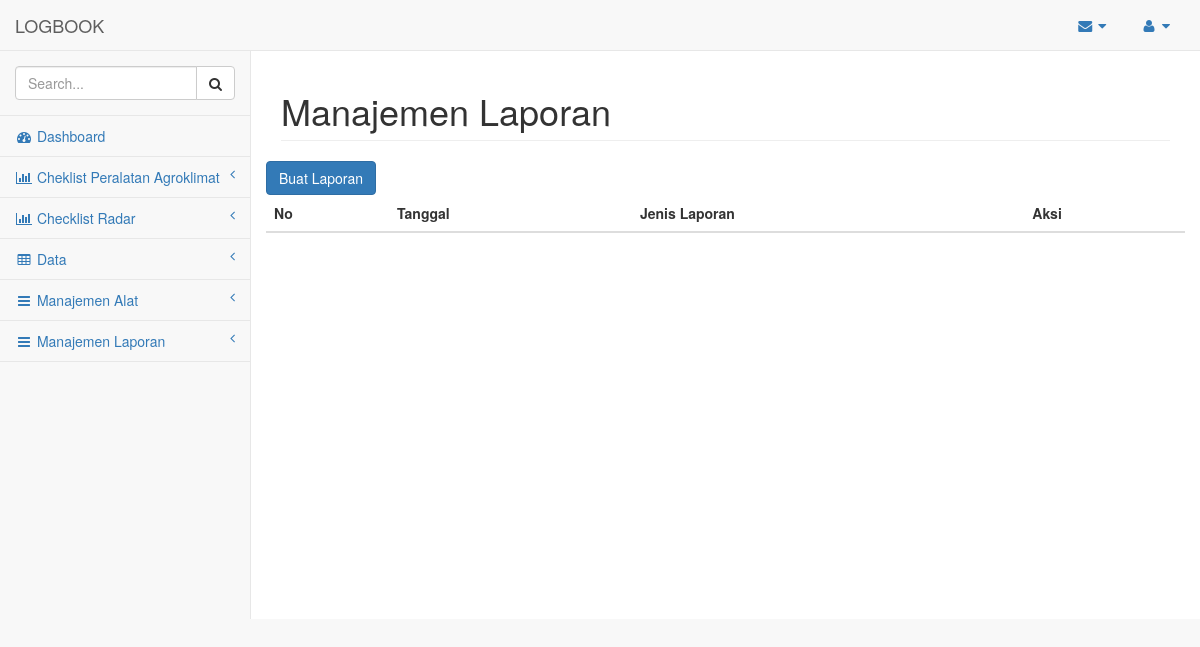
/index.php/admin/view/laporan, run on an earlier commit of the app's database.
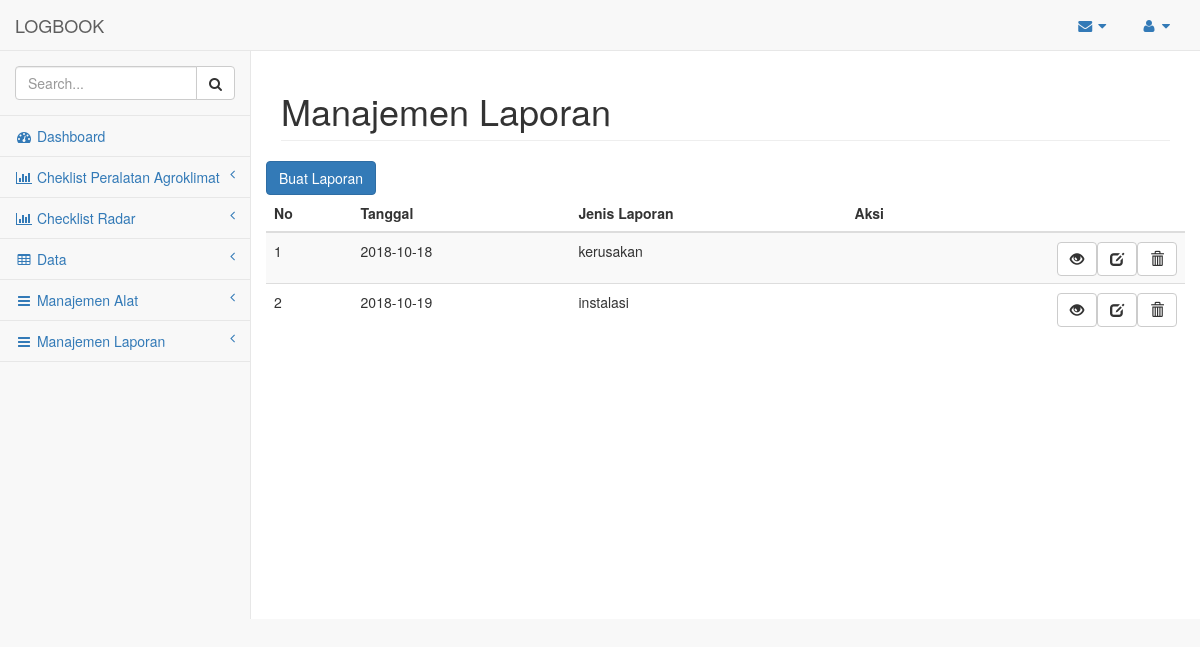
And on a later commit of the database.
### tables this page shows
CREATE TABLE `laporan` (
  `id` int(10) NOT NULL,
  `tanggal` date NOT NULL,
  `jenis_laporan` varchar(255) NOT NULL,
  `nama_alat` varchar(255) NOT NULL,
  `lokasi` varchar(255) NOT NULL,
  `permasalahan` text NOT NULL,
  `tindakan` text NOT NULL,
  `hasil` text NOT NULL
);

### application/controllers/Admin.php (called while the page is built, shortened)
<?php
class Admin extends CI_Controller {
	public function __construct(){
        $this->load->model('m_logbook');
        $this->load->helper('url');
        $this->load->library('session');
    }
	public function view($data){
		$kategori = "kategori";
		$alat = "alat";
		$radar = "radar";
		$kategoriradar = "kategoriradar";
		$data1['kategori'] = $this->m_logbook->get($kategori);
		$data1['alat'] = $this->m_logbook->get($alat);
		$data1['kategorialat'] = $this->m_logbook->getKategoriAlat();
		$data1['kategoriradar'] = $this->m_logbook->get($kategoriradar);
		$data1['radar'] = $this->m_logbook->get($radar);
		$data1['kategori_radar'] = $this->m_logbook->getKategoriRadar();
		$data1['laporan'] = $this->m_logbook->get('laporan');
		$data1['data'] = $this->m_logbook->operasijoin2();
		$data1['tanggal'] = $this->m_logbook->grup_tanggal();
		$this->load->view('admin/header');
		$this->load->view('admin/view/'.$data, $data1);
		$this->load->view('admin/footer');
	}
}

### index.php (called while the page is built, shortened)
<?php
require_once BASEPATH.'core/CodeIgniter.php';

### application/models/M_logbook.php (called while the page is built, shortened)
<?php if ( ! defined('BASEPATH')) exit('No direct script access allowed');
	class M_logbook extends CI_Model{
		function get($table){
			$query = $this->db->get($table);
			return $query->result();
		}
}
?>

### application/views/admin/view/laporan.php (the view, shortened to what this page needs)
<div id="page-wrapper">
            <div class="row">
                <div class="col-lg-12">
                    <h1 class="page-header">Manajemen Laporan</h1>
                </div>
            </div>
            <div class="row">
                <button type="button" class="btn btn-primary btn-md" data-toggle = 'modal' data-target = "#laporan" >Buat Laporan</button>
                <table class="table table-striped">
                  <thead>
                    <tr>
                      <th>No</th>
                      <th>Tanggal</th>
                      <th>Jenis Laporan</th>
                      <th>Aksi</th>
                    </tr>
                  </thead>
                  <tbody>
                    <?php $no = 1; foreach ($laporan as $laporan) {
                    ?>
                    <tr>
                      <td><?php echo $no; $no++; ?></td>
                      <td><?php echo $laporan->tanggal; ?></td>
                      <td><?php echo $laporan->jenis_laporan; ?></td>
                      <td>
                      <?php echo anchor('admin/hapuslaporan/'.$laporan->id, '<button style="float: right" class="btn btn-default small glyphicon glyphicon-trash" title="Hapus"></button>', array('class'=>'delete', 'onclick'=>"return confirmDialog();")); ?>
                      <button style="float: right" class="btn btn-default small glyphicon glyphicon-edit" title="Edit" data-toggle="modal" data-target="#editlaporan<?php echo $laporan->id; ?>"></button>
                       <button style="float: right" class="btn btn-default small glyphicon glyphicon-eye-open" title="view" data-toggle="modal" data-target="#lihatlaporan<?php echo $laporan->id; ?>"></button>
              </div>
            </div>
            <div id="collapse<?php echo $laporan->id; ?>" class="panel-collapse collapse">
              <div class="panel-body">
                  <?php } ?>
                </tbody>
                </table>
            </div>
          </div>

What changed in the data, as far as the page shows it:
added laporan: tanggal "2018-10-18", jenis_laporan "kerusakan"
added laporan: tanggal "2018-10-19", jenis_laporan "instalasi"
